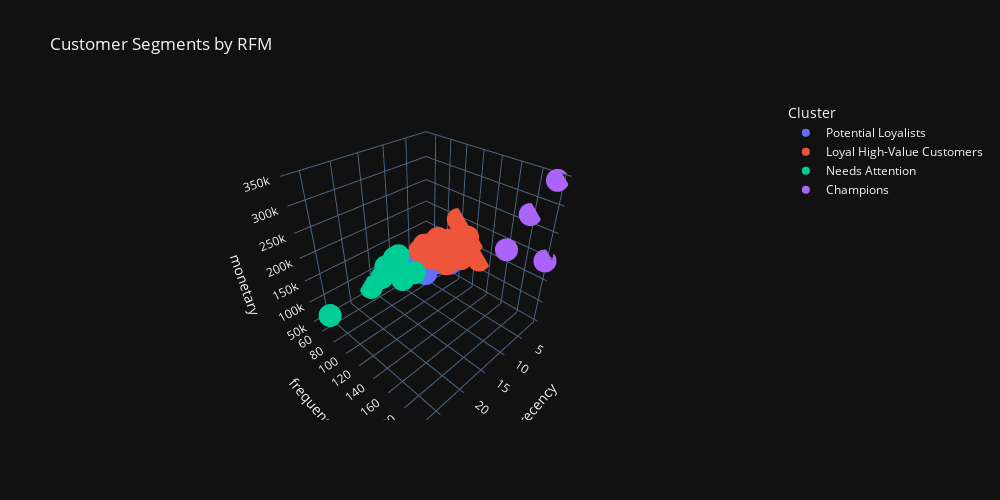

The notebook cell this image was saved under:
### Code cell
fig = px.scatter_3d(rfm, 
                    x='recency', 
                    y='frequency', 
                    z='monetary', 
                    color='Cluster',
                    title='Customer Segments by RFM',
                    width=1000,  # increase width
                    height=500   # increase height
                   )
fig.show()

### Figure 1 — Plotly figure (JSON) as saved in the notebook; plotly's stock layout.template omitted (floating-point values rounded to 4 significant figures)
{"data": [{"hovertemplate": "Cluster=Potential Loyalists<br>recency=%{x}<br>frequency=%{y}<br>monetary=%{z}<extra></extra>", "legendgroup": "Potential Loyalists", "marker": {"color": "#636efa", "symbol": "circle"}, "mode": "markers", "name": "Potential Loyalists", "scene": "scene", "showlegend": true, "type": "scatter3d", "x": [5, 4, 2, 2, 2, 5, 1, 1, 9, 1, 3, 2, 1, 8, 4, 4, 2, 3, 1, 9, 7, 5, 1, 7, 8, 1, 1, 7, 1, 5, 4, 3, 2, 2, 4, 5], "y": [68, 68, 94, 83, 59, 59, 83, 59, 57, 79, 64, 81, 64, 70, 51, 77, 74, 75, 62, 61, 55, 60, 56, 84, 72, 79, 71, 52, 71, 52, 72, 66, 62, 59, 58, 63], "z": [101700.0, 97040.0, 90990.0, 87720.0, 56900.0, 89250.0, 99640.0, 82120.0, 56640.0, 85050.0, 51630.0, 99290.0, 106100.0, 89790.0, 72540.0, 102600.0, 72460.0, 121400.0, 90110.0, 63100.0, 82620.0, 78670.0, 89210.0, 82360.0, 83820.0, 103700.0, 67080.0, 59900.0, 106800.0, 76640.0, 85900.0, 111500.0, 75420.0, 55620.0, 76680.0, 78240.0]}, {"hovertemplate": "Cluster=Loyal High-Value Customers<br>recency=%{x}<br>frequency=%{y}<br>monetary=%{z}<extra></extra>", "legendgroup": "Loyal High-Value Customers", "marker": {"color": "#EF553B", "symbol": "circle"}, "mode": "markers", "name": "Loyal High-Value Customers", "scene": "scene", "showlegend": true, "type": "scatter3d", "x": [3, 2, 1, 1, 4, 2, 1, 2, 5, 3, 1, 6, 1, 1, 2, 2, 2, 1, 5, 8, 8, 2, 2, 1, 1, 9, 2, 4, 2, 2, 4, 6, 3, 7, 2, 3], "y": [92, 101, 98, 121, 97, 91, 129, 85, 88, 102, 89, 109, 81, 88, 94, 87, 113, 119, 81, 88, 82, 103, 109, 112, 104, 105, 112, 106, 109, 116, 84, 106, 94, 92, 75, 92], "z": [107400.0, 118600.0, 198000.0, 140200.0, 125300.0, 148000.0, 128000.0, 127000.0, 113600.0, 117300.0, 127600.0, 127000.0, 123500.0, 134700.0, 114400.0, 117900.0, 141900.0, 164700.0, 140100.0, 163300.0, 145000.0, 155200.0, 151800.0, 125500.0, 110500.0, 162700.0, 163300.0, 142700.0, 117500.0, 176800.0, 152700.0, 170000.0, 135300.0, 131400.0, 138300.0, 116400.0]}, {"hovertemplate": "Cluster=Needs Attention<br>recency=%{x}<br>frequency=%{y}<br>monetary=%{z}<extra></extra>", "legendgroup": "Needs Attention", "marker": {"color": "#00cc96", "symbol": "circle"}, "mode": "markers", "name": "Needs Attention", "scene": "scene", "showlegend": true, "type": "scatter3d", "x": [16, 11, 11, 16, 27, 13, 10, 14, 14], "y": [53, 72, 91, 95, 73, 59, 69, 87, 58], "z": [67390.0, 77940.0, 115700.0, 182500.0, 95060.0, 110100.0, 84750.0, 169400.0, 86690.0]}, {"hovertemplate": "Cluster=Champions<br>recency=%{x}<br>frequency=%{y}<br>monetary=%{z}<extra></extra>", "legendgroup": "Champions", "marker": {"color": "#ab63fa", "symbol": "circle"}, "mode": "markers", "name": "Champions", "scene": "scene", "showlegend": true, "type": "scatter3d", "x": [4, 1, 1, 1], "y": [170, 200, 196, 178], "z": [206400.0, 195000.0, 341500.0, 269200.0]}], "layout": {"height": 500, "legend": {"title": {"text": "Cluster"}, "tracegroupgap": 0}, "scene": {"domain": {"x": [0, 1], "y": [0, 1]}, "xaxis": {"title": {"text": "recency"}}, "yaxis": {"title": {"text": "frequency"}}, "zaxis": {"title": {"text": "monetary"}}}, "title": {"text": "Customer Segments by RFM"}, "width": 1000}}
